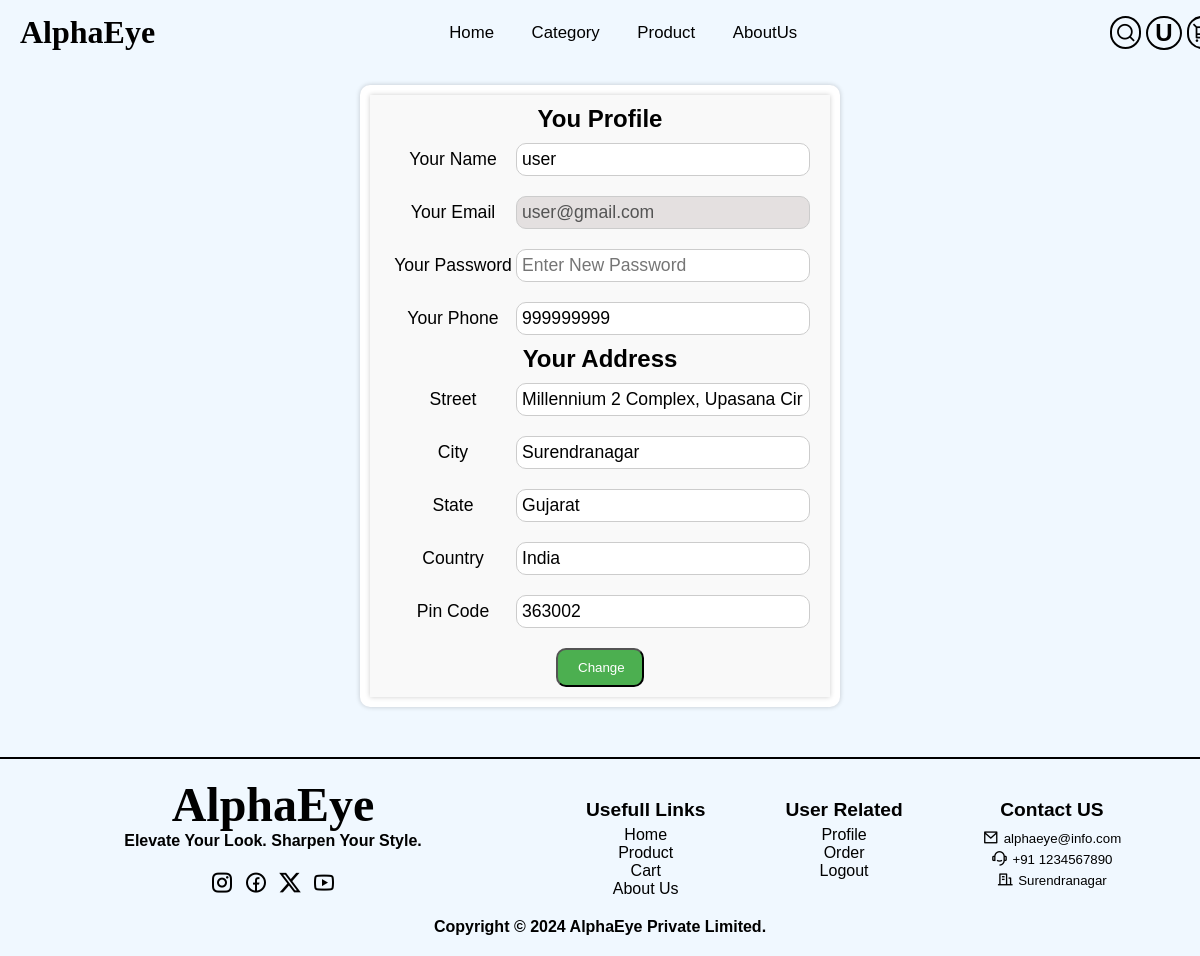
Page /profile.php (signed in) on the committed database.
### tables this page shows
CREATE TABLE `userdata` (
  `id` int(11) NOT NULL,
  `username` varchar(255) DEFAULT NULL,
  `useremail` varchar(255) DEFAULT NULL,
  `password` varchar(255) DEFAULT NULL,
  `status` tinyint(1) DEFAULT 0,
  `joindate` timestamp NULL DEFAULT current_timestamp()
);

CREATE TABLE `useraddres` (
  `userid` int(11) DEFAULT NULL,
  `Phonenumber` int(10) DEFAULT NULL,
  `street` varchar(255) DEFAULT NULL,
  `city` varchar(255) DEFAULT NULL,
  `state` varchar(255) DEFAULT NULL,
  `country` varchar(255) DEFAULT NULL,
  `pincode` int(6) DEFAULT NULL
);

### profile.php (the view, shortened to what this page needs)
<!DOCTYPE html>
<html lang="en">
<head>
    <link rel="stylesheet" href="cssStyle/profile.css">
</head>
<body>
    <div class="main">
        <?php include("config/remixicone.php")?>
        <?php include("config/fontfamily.php")?>
        <?php include("config/dbconnect.php") ?>
        <?php include("component/nav.php")?>
        <?php
            if(isset($_SESSION['email'])&& isset($_SESSION['role'])){
                $email=$_SESSION['email'];
                $fetchuser="select * from userdata where useremail='$email'";
                $result=mysqli_query($con,$fetchuser);
                $data=mysqli_fetch_array($result);
                $isaddress=false;
                $select="SELECT * FROM `useraddres` WHERE userid=$data[id]";
                $ans=mysqli_query($con,$select);
                if(mysqli_num_rows($ans)>0){
                    $dataaddress=mysqli_fetch_array($ans);
                    $isaddress=true;
                }
            }
        ?>
        <div class="profile-container">
            <div class="profile-div">
                <form method="post" action="useraddress.php">
                <h2>You Profile</h2>
                <div>
                    <label for="name">Your Name</label>
                    <input type="text" name="name" required placeholder="Enter Name" value="<?= $data['username']; ?>">
                </div>
                <div>
                    <label for="email" >Your Email</label>
                    <input type="email" id="email" required disabled  name="email" placeholder="Enter Email"
                    value="<?= $data['useremail']; ?>">
                </div>
                <div>
                    <label for="name">Your Password</label>
                    <input type="password" name="password" placeholder="Enter New Password">
                </div>
                <div>
                    <label for="name">Your Phone</label>
                    <input type="number" name="phoneno" required placeholder="Enter Phone Number"
                    value="<?php if($isaddress) echo $dataaddress['Phonenumber']; ?>">
                </div>
                <h2>Your Address</h2>
                <div>
                    <label for="name">Street</label>
                    <input type="text" name="street" required placeholder="Enter Street"
                    value="<?php if($isaddress) echo $dataaddress['street']; ?>">
                </div>
                <div>
                    <label for="name">City</label>
                    <input type="text" name="city" required placeholder="Enter City"
                    value="<?php if($isaddress) echo $dataaddress['city']; ?>">
                </div>
                <div>
                    <label for="name">State</label>
                    <input type="text" name="state" required placeholder="Enter State"
                    value="<?php if($isaddress) echo $dataaddress['state']; ?>">
                </div>
                <div>
                    <label for="name">Country</label>
                    <input type="text" name="country" required placeholder="Enter Country"
                    value="<?php if($isaddress) echo $dataaddress['country']; ?>">
                </div>
                <div>
                    <label for="name">Pin Code</label>
                    <input type="number" name="pincode" required placeholder="Enter Pin Code"
                    value="<?php if($isaddress) echo $dataaddress['pincode']; ?>">
                </div>
                <input type="submit" value="Change" name="useraddress">
        </form>
        </div>
        </div>
        <?php include("component/footer.php");?>
    </div>
</body>
</html>

### component/nav.php (shortened to what this page needs)
<link rel="stylesheet" href="component/nav.css">
<?php
    include("./config/dbconnect.php");
    ?>
<nav>
        <div class="nav-div">
            <div class="left-nav">
                <a href="index.php" >
                    <h1>AlphaEye</h1>
                </a>
            </div>
            <div class="center-nav">
                <ol class="list">
                    <li><a href="index.php">Home<span></span></a></li>
                    <li class="category">
                        Category<span></span>
                    </li>
                    <li><a href="viewproduct.php">Product<span></span></a></li>
                    <li><a href="aboutus.php">AboutUs <span></span></a></li>
                </ol>
            </div>
            <div class="right-nav">
                    <i class="ri-search-line" id="search-icon"></i>
                <?php
                    if(isset($_SESSION['email']) && isset($_SESSION['role'])){
                        $email=$_SESSION['email'];
                        $select="select * from userdata where useremail='$email'";
                        $result=mysqli_query($con,$select);
                        $data=mysqli_fetch_assoc($result);
                        $char=str_split($data['username']);
                        ?>
                            <button id="user-logo">
                                <span id='user-name-logo'>
                                    <?php echo $char[0];?>
                                </span>
                            </button>
                    <?php
                    }
                    else{
                        ?>
                             <a href="singin.php"><i class="ri-user-line"></i></a>
                        <?php
                    }
                ?>
                <a href="cart.php"><i class="ri-shopping-cart-2-line"></i></a>
            </div>
        </div>
    </nav>

### cssStyle/profile.css (style rules this page uses)
* { padding: 0; margin: 0; box-sizing: border-box; font-family: "Poppins", sans-serif; }
html, body { height: 100%; width: 100%; overflow-x: hidden; background-color: #f0f8ff; }
.main { width: 100%; display: flex; flex-direction: column; }
.profile-container { width: 40%; padding: 10px; margin: auto; background-color: #fff; border-radius: 10px; box-shadow: 0 0 5px rgba(0, 0, 0, 0.2); display: flex; justify-content: center; align-items: center; margin-top: 20px; margin-bottom: 40px; }
.profile-div { width: 100%; background-color: #f9f9f9; box-shadow: 0 0 5px rgba(0, 0, 0, 0.2); }
.profile-div form { display: flex; flex-direction: column; padding: 10px; }
.profile-div form div { width: 100%; display: flex; padding: 10px; align-items: center; border-radius: 10px; text-align: center; }
.profile-div form h2 { text-align: center; }
.profile-div form div label { font-size: 1.1rem; width: 30%; }
.profile-div form div input { width: 70%; padding: 5px; border-radius: 10px; border: 1px solid #ccc; font-size: 1.1rem; }
#email { background-color: #dfdadac7; }
.profile-div form input[type="submit"] { padding: 10px 20px; border-radius: 10px; background-color: #4caf50; color: #fff; cursor: pointer; width: 20%; align-self: center; margin-top: 10px; }

### component/nav.css (style rules this page uses)
* { margin: 0; padding: 0; box-sizing:border-box; font-family: "Poppins", sans-serif; }
html body { height:100%; width:100%; color: black; font-family: "Moderustic"; }
nav { width: 100%; padding:10px 20px; z-index: 999; position: relative; overflow: hidden; }
.nav-div { width: 100%; display:flex; justify-content:space-between; align-items:center; }
.left-nav { width:10%; }
.left-nav a { width:100px; height:50px; font-size: 1rem; text-decoration: none; }
.left-nav a h1 { font-size: 2rem; color: #000; line-height: 1.2cm; font-weight: 600; font-family: "Moderustic"; }
.center-nav { display:flex; align-items:center; width: 30%; }
.center-nav ol { width: 100%; display:flex; align-items:center; justify-content:space-between; z-index: 999; }
.center-nav ol li { font-size: 1.05rem; list-style: none; position: relative; }
.center-nav ol li a { font-size: 1.05rem; list-style: none; text-decoration: none; color:black; }
.right-nav { width: 6%; display:flex; justify-content:space-around; align-items: center; gap: 5px; position: relative; }
#search-icon { border: 2px solid #000; border-radius: 20px; font-size: 1.3rem; padding: 3px; }
.right-nav a { border-radius: 20px; display: flex; justify-content: center; align-items: center; text-decoration: none; border: 2px solid #000; padding: 3px; }
.right-nav a i { font-size: 1.3rem; color: #000; }
#user-logo { text-transform: uppercase; font-size: 1.5rem; border: 2px solid #000; padding: 0px 7px; border-radius: 50%; text-align: center; background-color: transparent !important;; line-height: 30px; font-weight: 500; }
#user-name-logo { padding: 0; font-weight: 600; }
.category { z-index: 1; position: relative; }
.center-nav ol li a { display: flex; align-items: center; align-self: center; }

### rows in the picture
userdata: username "U", name "user", email "user@gmail.com"
useraddres: phoneno "999999999", street "Millennium 2 Complex, Upasana Cir", city "Surendranagar", state "Gujarat", country "India", pincode "363002"
